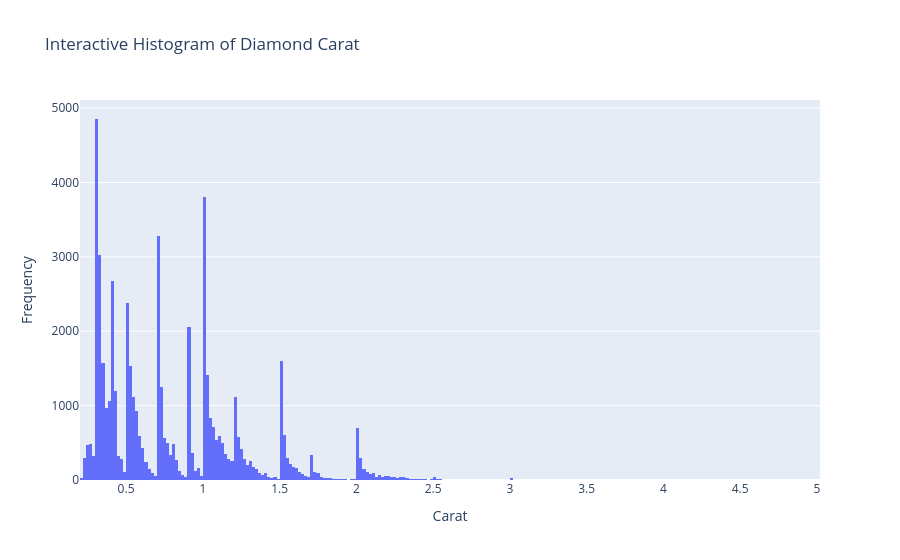

Notebook source saved alongside this figure:
### Markdown cell above
### Interactive Histogram of carat

### Code cell
# Interactive histogram of carat using px.histogram()
fig = px.histogram(diamonds_df, x='carat', 
                    title='Interactive Histogram of Diamond Carat',
                    labels={'carat': 'Carat Weight'})
fig.update_layout(xaxis_title='Carat', yaxis_title='Frequency')
fig.show()

### Figure 1 — Plotly figure (JSON) as saved in the notebook; plotly's stock layout.template omitted (floating-point values rounded to 4 significant figures; data arrays with more than 128 entries replaced by an {"elided": "..."} marker saying what was removed)
{"data": [{"bingroup": "x", "hovertemplate": "Carat Weight=%{x}<br>count=%{y}<extra></extra>", "legendgroup": "", "marker": {"color": "#636efa", "pattern": {"shape": ""}}, "name": "", "orientation": "v", "showlegend": false, "type": "histogram", "x": {"elided": "53940 float values"}, "xaxis": "x", "yaxis": "y"}], "layout": {"barmode": "relative", "legend": {"tracegroupgap": 0}, "title": {"text": "Interactive Histogram of Diamond Carat"}, "xaxis": {"anchor": "y", "domain": [0, 1], "title": {"text": "Carat"}}, "yaxis": {"anchor": "x", "domain": [0, 1], "title": {"text": "Frequency"}}}}
